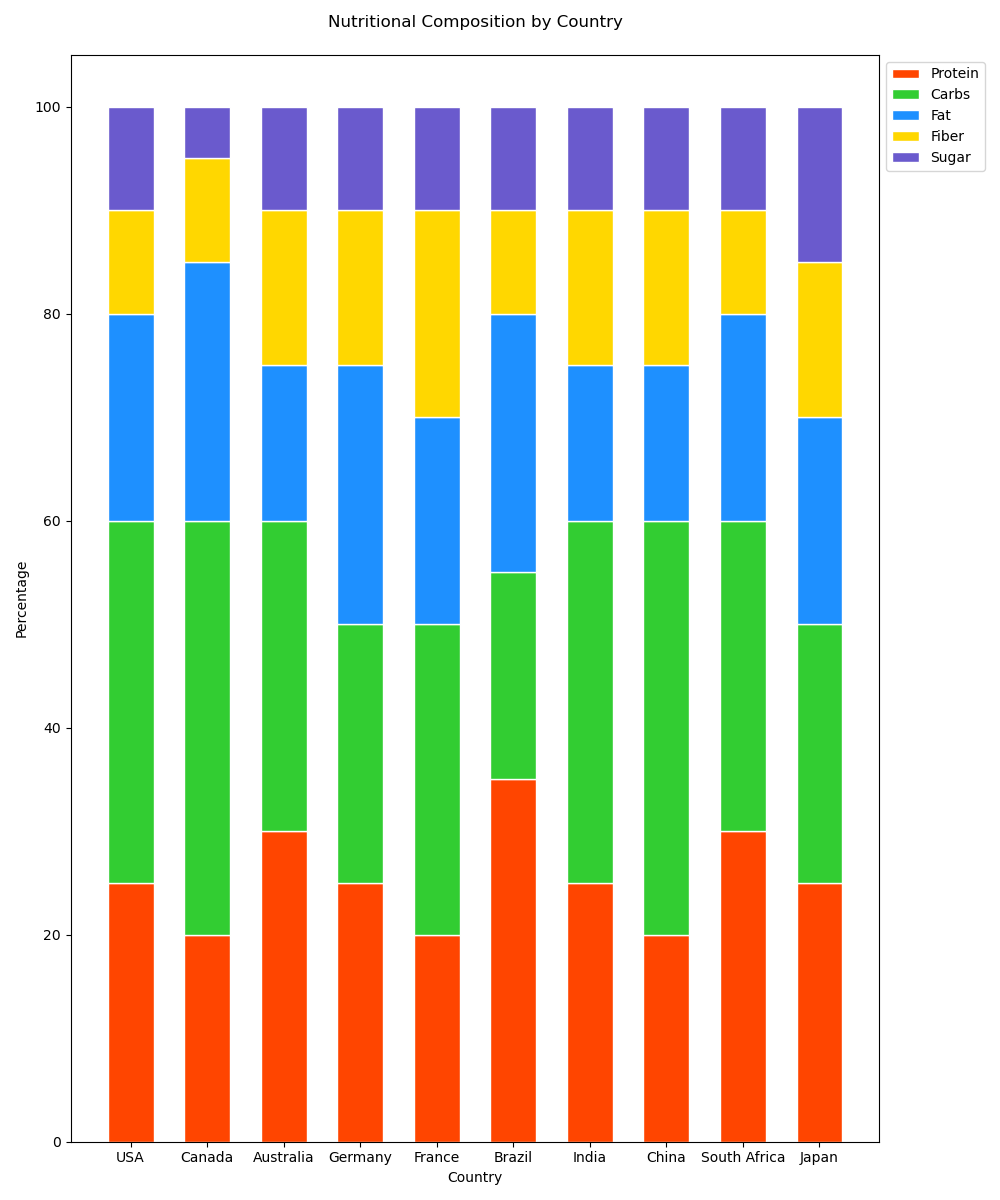

Generate this figure with Python:

import matplotlib.pyplot as plt
import numpy as np

# Data
countries = ['USA', 'Canada', 'Australia', 'Germany', 'France', 'Brazil', 'India', 'China', 'South Africa', 'Japan']
protein = [25, 20, 30, 25, 20, 35, 25, 20, 30, 25]
carbs = [35, 40, 30, 25, 30, 20, 35, 40, 30, 25]
fat = [20, 25, 15, 25, 20, 25, 15, 15, 20, 20]
fiber = [10, 10, 15, 15, 20, 10, 15, 15, 10, 15]
sugar = [10, 5, 10, 10, 10, 10, 10, 10, 10, 15]

# Plot
fig, ax = plt.subplots(figsize=(10, 12))
width = 0.6  # width of the bars

# Colors
colors = ['#FF4500', '#32CD32', '#1E90FF', '#FFD700', '#6A5ACD']

# Stacked bar chart
ax.bar(countries, protein, color=colors[0], edgecolor='white', width=width)
ax.bar(countries, carbs, bottom=np.array(protein), color=colors[1], edgecolor='white', width=width)
ax.bar(countries, fat, bottom=np.array(protein) + np.array(carbs), color=colors[2], edgecolor='white', width=width)
ax.bar(countries, fiber, bottom=np.array(protein) + np.array(carbs) + np.array(fat), color=colors[3], edgecolor='white', width=width)
ax.bar(countries, sugar, bottom=np.array(protein) + np.array(carbs) + np.array(fat) + np.array(fiber), color=colors[4], edgecolor='white', width=width)

# Title and labels
ax.set_title('Nutritional Composition by Country', pad=20)
ax.set_ylabel('Percentage')
ax.set_xlabel('Country')

# Legend
ax.legend(['Protein', 'Carbs', 'Fat', 'Fiber', 'Sugar'], loc='upper left', bbox_to_anchor=(1, 1))

# Show plot
plt.tight_layout()
plt.show()
